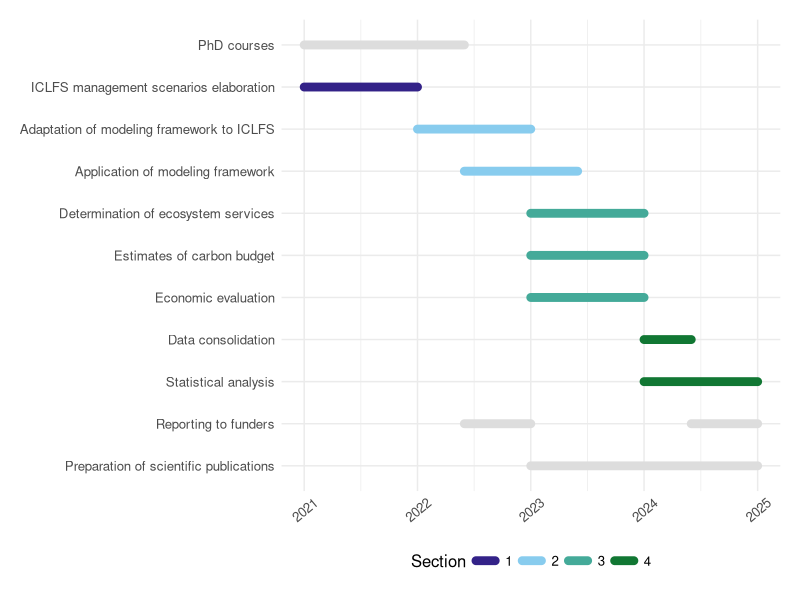
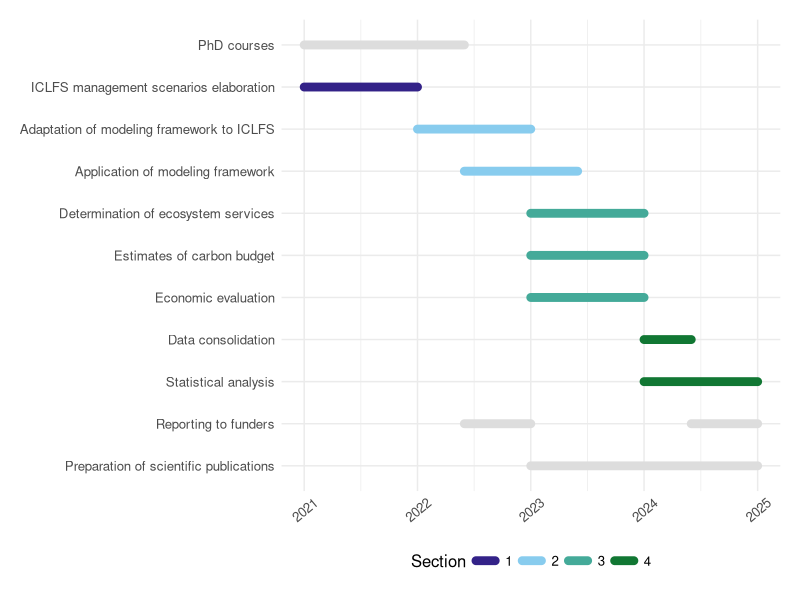

Recreate these plots in R, in order.
# HEADER ----------------------------------------------------------------------
#
# Title:          Create a research time line
# Description:    This is a simple routine that reads a .csv file with research
#                 tasks and their start and end dates, and plots a beautiful
#                 research time line. Each individual task should have a unique
#                 id, and you can group your tasks into sections, which will
#                 be plotted in different colors, using a colorblind safe
#                 palette. The palette is composed of 9 colors, if you exceed
#                 this number of sections, consider reducing it or increasing
#                 the number of colors of the palette. If you don't want 
#                 colors, you can set all section values to NA.
#
# Author:         Hugo Tameirao Seixas
# Contact:        hugo.seixas@alumni.usp.br / tameirao.hugo@gmail.com
# Date:           2020-09-02
#
# Notes:          The color palette was copied from Paul Tol"s notes: 
#                 https://personal.sron.nl/~pault/
#                 https://personal.sron.nl/~pault/data/colourschemes.pdf
#
# LIBRARIES -------------------------------------------------------------------
#
library(magrittr)
library(lubridate)
library(glue)
library(tidyverse)
#
# OPTIONS ---------------------------------------------------------------------
#
colors <- 
  c( # Color palette
    "#332288", "#88CCEE", "#44AA99", 
    "#117733", "#999933", "#DDCC77", 
    "#CC6677", "#882255", "#AA4499"
  ) 

plot_options <- 
  list( 
    plot_width = 15, # Plot width in cm
    plot_height = 12, # Plot height in cm
    plot_format = 'png' # The output format of your time line
  )
#
# CREATE TIME LINE TABLE ------------------------------------------------------

## Load time line information ----
timeline_table <- 
  read_csv(
    file = "timeline.csv", 
    col_types = cols(activity = col_factor(), section = col_factor())
  )

## Mutate variables ----
timeline_table %<>%
  mutate(
    activity = reorder(activity, desc(activity)),
    start = dmy(start),
    end = dmy(end)
  )

## Convert tibble to long format ----
timeline_table %<>%
  gather(
    key = "when", 
    value = "date", 
    start, 
    end
  )

## Plot time line ----
(
  timeline_plot <- 
    timeline_table %>%
    ggplot() +
    geom_line(
      aes(x = date, y = activity, group = id, color = section), 
      size = 3, 
      lineend = "round"
    ) +
    scale_x_date(date_labels = "%Y") +
    scale_colour_manual(
      values = colors, 
      na.value = "#DDDDDD", 
      breaks = levels(timeline_table$section)
    ) +
    labs(color = "Section") +
    theme_minimal() + 
    theme(
      text = element_text(family = "sans", size = 12), 
      axis.title = element_blank(),
      axis.text.x = element_text(angle = 40, vjust = 0.6),
      plot.margin = margin(0.5, 0.5, 0.5, 0.5, "cm"),
      legend.position = "bottom"
    )
)

## Save time line ----
timeline_plot %>%
  ggsave(
    filename = glue("timeline.{plot_options$plot_format}"), 
    width = plot_options$plot_width, 
    height = plot_options$plot_height, 
    units = "cm"
  )

try(praise::praise("${EXCLAMATION}! Your time line is so ${adjective}!"))
